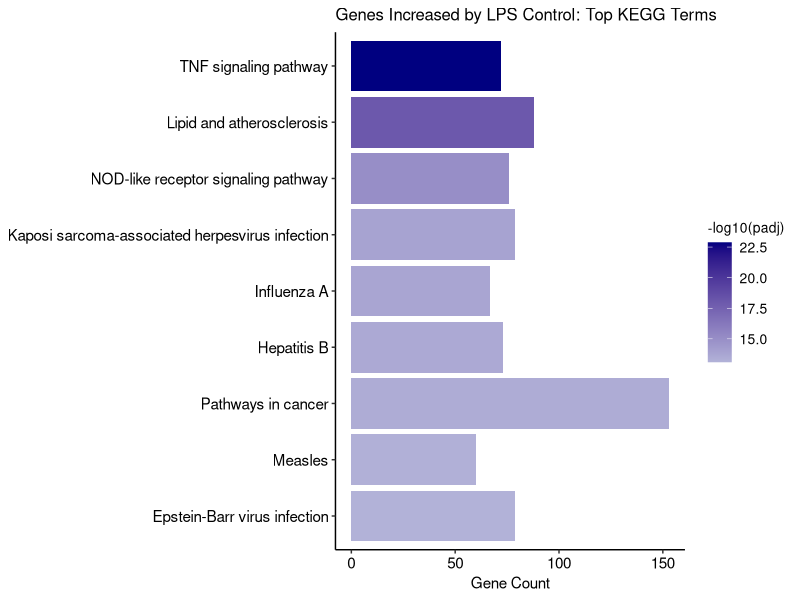
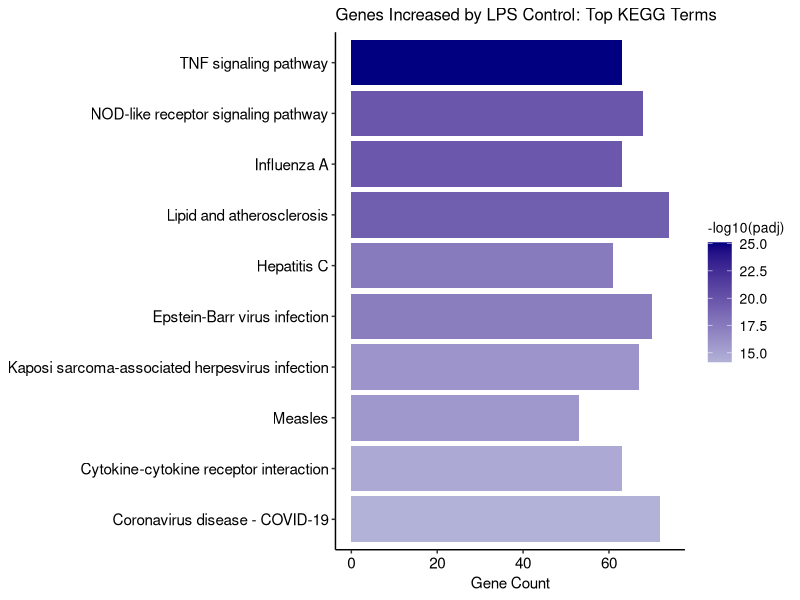
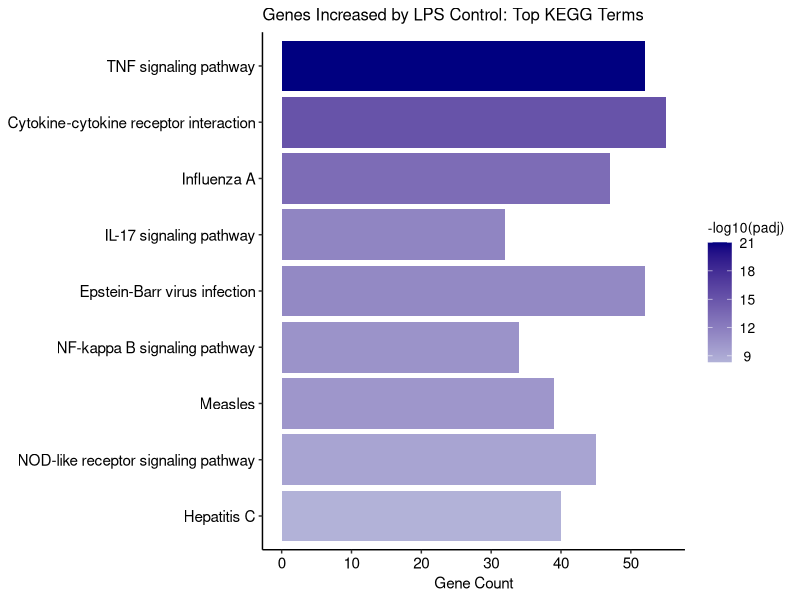
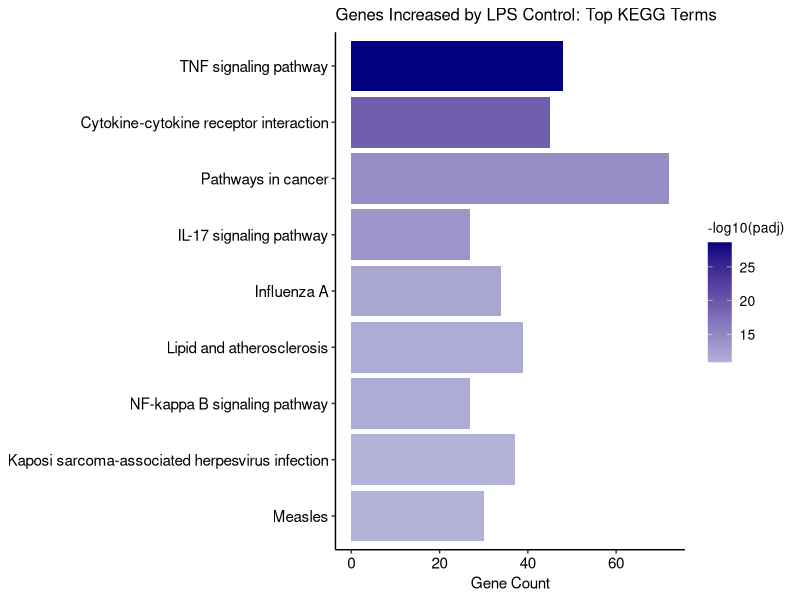

R code for these plots, in order:
## ---- chunk 1
library(dplyr)
library(ggplot2)
library(tidyr)
## ---- chunk 2
# copied from https://joshuacook.netlify.app/post/integer-values-ggplot-axis/
# A function factory for getting integer y-axis values.
integer_breaks <- function(n = 5, ...) {
  fxn <- function(x) {
    breaks <- floor(pretty(x, n, ...))
    names(breaks) <- attr(breaks, "labels")
    breaks
  }
  return(fxn)
}

functional_enrichment_plotting <- function(results, src, figname, figtitle, exclude, nres=10, wid=8, ht=2) {
  # filter to results from a particular source
  results <- dplyr::filter(results, source == src)
  
  # filter to the top nres results
  results <- results[seq(1,nres),]
  
  # filter the terms to exclude
  results <- dplyr::filter(results, !(term_name %in% exclude))
  
  # make the term name into a factor
  results$term_name <- factor(results$term_name, levels = results$term_name)
  
  ggplot(results, aes(x=term_name, y=intersection_size, fill=negative_log10_of_adjusted_p_value)) +
    geom_bar(stat="identity") +
    scale_x_discrete(limits = rev(levels(results$term_name))) + coord_flip() +
    scale_fill_gradient(label = function(x) format(x, digits=3),
                        low = "#b2b2d8", high = "#000080") +
    theme_bw() + theme(panel.border = element_blank(), 
        panel.grid.major = element_blank(),
        panel.grid.minor = element_blank(), 
        axis.line = element_line(colour = "black"),
        axis.text.x=element_text(size=11, color = "black"), 
        axis.text.y=element_text(size=11, color='black'),
        axis.title.x=element_text(size=11, color='black'),
        axis.title=element_blank(),
        legend.title=element_text(size=10, color='black'),
        legend.text=element_text(size=10, color='black'),
        plot.title=element_text(size=12, color='black')) +
    labs(y = 'Gene Count', title=figtitle, fill = "-log10(padj)") +
  scale_y_continuous(breaks = integer_breaks()) 
  
  ggsave(figname, width=wid, height=ht)
}
## ---- chunk 3
# Batch1
batch1 <- read.csv('lps_up_gprofiler_kegg/batch1.csv')

functional_enrichment_plotting(batch1, 'KEGG', 'lps_up_gprofiler_kegg/batch_1.pdf', 'Genes Increased by LPS Control: Top KEGG Terms', c("KEGG root term"))

# Batch 2
batch2 <- read.csv('lps_up_gprofiler_kegg/batch2.csv')

functional_enrichment_plotting(batch2, 'KEGG', 'lps_up_gprofiler_kegg/batch_2.pdf', 'Genes Increased by LPS Control: Top KEGG Terms', c("KEGG root term"), ht=3)

# Batch 3
batch3 <- read.csv('lps_up_gprofiler_kegg/batch3.csv')

functional_enrichment_plotting(batch3, 'KEGG', 'lps_up_gprofiler_kegg/batch_3.pdf', 'Genes Increased by LPS Control: Top KEGG Terms', c("KEGG root term"), ht=3)

# Batch 4
batch4 <- read.csv('lps_up_gprofiler_kegg/batch4.csv')

functional_enrichment_plotting(batch4, 'KEGG', 'lps_up_gprofiler_kegg/batch_4.pdf', 'Genes Increased by LPS Control: Top KEGG Terms', c("KEGG root term"), ht=3)
